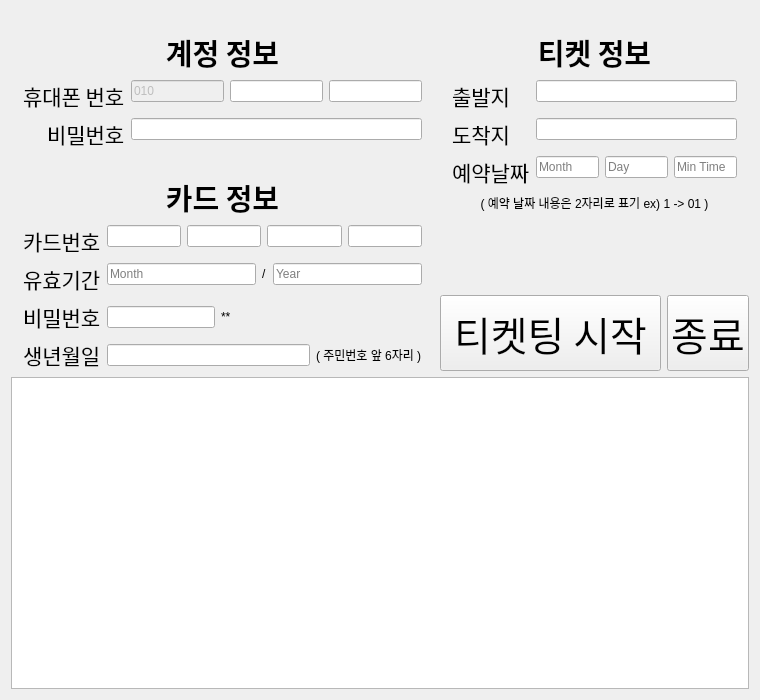
<?xml version="1.0" encoding="UTF-8"?>
<ui version="4.0">
 <class>Form</class>
 <widget class="QWidget" name="Form">
  <property name="geometry">
   <rect>
    <x>0</x>
    <y>0</y>
    <width>760</width>
    <height>700</height>
   </rect>
  </property>
  <property name="sizePolicy">
   <sizepolicy hsizetype="Preferred" vsizetype="Fixed">
    <horstretch>0</horstretch>
    <verstretch>0</verstretch>
   </sizepolicy>
  </property>
  <property name="windowTitle">
   <string>Form</string>
  </property>
  <layout class="QGridLayout" name="gridLayout">
   <item row="0" column="0">
    <layout class="QVBoxLayout" name="verticalLayout_5">
     <item>
      <layout class="QHBoxLayout" name="horizontalLayout_7">
       <item>
        <layout class="QVBoxLayout" name="verticalLayout" stretch="0,0">
         <property name="spacing">
          <number>-1</number>
         </property>
         <item>
          <layout class="QVBoxLayout" name="verticalLayout_4">
           <property name="topMargin">
            <number>20</number>
           </property>
           <item>
            <widget class="QLabel" name="label_15">
             <property name="sizePolicy">
              <sizepolicy hsizetype="Preferred" vsizetype="Fixed">
               <horstretch>0</horstretch>
               <verstretch>0</verstretch>
              </sizepolicy>
             </property>
             <property name="font">
              <font>
               <family>Apple SD Gothic Neo</family>
               <pointsize>22</pointsize>
               <bold>true</bold>
              </font>
             </property>
             <property name="text">
              <string>계정 정보</string>
             </property>
             <property name="alignment">
              <set>Qt::AlignmentFlag::AlignCenter</set>
             </property>
            </widget>
           </item>
           <item>
            <layout class="QFormLayout" name="formLayout_4">
             <property name="sizeConstraint">
              <enum>QLayout::SizeConstraint::SetDefaultConstraint</enum>
             </property>
             <property name="fieldGrowthPolicy">
              <enum>QFormLayout::FieldGrowthPolicy::ExpandingFieldsGrow</enum>
             </property>
             <property name="rowWrapPolicy">
              <enum>QFormLayout::RowWrapPolicy::DontWrapRows</enum>
             </property>
             <property name="labelAlignment">
              <set>Qt::AlignmentFlag::AlignRight|Qt::AlignmentFlag::AlignTrailing|Qt::AlignmentFlag::AlignVCenter</set>
             </property>
             <property name="formAlignment">
              <set>Qt::AlignmentFlag::AlignBottom|Qt::AlignmentFlag::AlignHCenter</set>
             </property>
             <property name="horizontalSpacing">
              <number>-1</number>
             </property>
             <property name="verticalSpacing">
              <number>-1</number>
             </property>
             <property name="leftMargin">
              <number>12</number>
             </property>
             <property name="rightMargin">
              <number>12</number>
             </property>
             <item row="0" column="0">
              <widget class="QLabel" name="cell_label">
               <property name="font">
                <font>
                 <family>Apple SD Gothic Neo</family>
                 <pointsize>16</pointsize>
                 <bold>false</bold>
                </font>
               </property>
               <property name="text">
                <string>휴대폰 번호</string>
               </property>
              </widget>
             </item>
             <item row="0" column="1">
              <layout class="QHBoxLayout" name="horizontalLayout_8">
               <item>
                <widget class="QLineEdit" name="lineEdit_2">
                 <property name="enabled">
                  <bool>false</bool>
                 </property>
                 <property name="sizePolicy">
                  <sizepolicy hsizetype="Expanding" vsizetype="Maximum">
                   <horstretch>0</horstretch>
                   <verstretch>0</verstretch>
                  </sizepolicy>
                 </property>
                 <property name="maximumSize">
                  <size>
                   <width>16777215</width>
                   <height>16777215</height>
                  </size>
                 </property>
                 <property name="styleSheet">
                  <string notr="true">disabled</string>
                 </property>
                 <property name="text">
                  <string>010</string>
                 </property>
                 <property name="maxLength">
                  <number>32768</number>
                 </property>
                </widget>
               </item>
               <item>
                <widget class="QLineEdit" name="cell_second">
                 <property name="sizePolicy">
                  <sizepolicy hsizetype="Expanding" vsizetype="Maximum">
                   <horstretch>0</horstretch>
                   <verstretch>0</verstretch>
                  </sizepolicy>
                 </property>
                 <property name="maximumSize">
                  <size>
                   <width>16777215</width>
                   <height>16777215</height>
                  </size>
                 </property>
                 <property name="maxLength">
                  <number>4</number>
                 </property>
                </widget>
               </item>
               <item>
                <widget class="QLineEdit" name="cell_end">
                 <property name="sizePolicy">
                  <sizepolicy hsizetype="Expanding" vsizetype="Maximum">
                   <horstretch>0</horstretch>
                   <verstretch>0</verstretch>
                  </sizepolicy>
                 </property>
                 <property name="maximumSize">
                  <size>
                   <width>16777215</width>
                   <height>16777215</height>
                  </size>
                 </property>
                 <property name="maxLength">
                  <number>4</number>
                 </property>
                </widget>
               </item>
              </layout>
             </item>
             <item row="1" column="0">
              <widget class="QLabel" name="password_label">
               <property name="font">
                <font>
                 <family>Apple SD Gothic Neo</family>
                 <pointsize>16</pointsize>
                 <bold>false</bold>
                </font>
               </property>
               <property name="text">
                <string>비밀번호</string>
               </property>
              </widget>
             </item>
             <item row="1" column="1">
              <widget class="QLineEdit" name="password">
               <property name="sizePolicy">
                <sizepolicy hsizetype="Expanding" vsizetype="Maximum">
                 <horstretch>0</horstretch>
                 <verstretch>0</verstretch>
                </sizepolicy>
               </property>
               <property name="maximumSize">
                <size>
                 <width>16777215</width>
                 <height>16777215</height>
                </size>
               </property>
               <property name="maxLength">
                <number>32768</number>
               </property>
               <property name="echoMode">
                <enum>QLineEdit::EchoMode::Password</enum>
               </property>
              </widget>
             </item>
            </layout>
           </item>
          </layout>
         </item>
         <item>
          <layout class="QVBoxLayout" name="verticalLayout_2" stretch="0,1">
           <property name="topMargin">
            <number>20</number>
           </property>
           <item>
            <widget class="QLabel" name="label_10">
             <property name="font">
              <font>
               <family>Apple SD Gothic Neo</family>
               <pointsize>22</pointsize>
               <bold>true</bold>
              </font>
             </property>
             <property name="text">
              <string>카드 정보</string>
             </property>
             <property name="alignment">
              <set>Qt::AlignmentFlag::AlignCenter</set>
             </property>
            </widget>
           </item>
           <item>
            <layout class="QFormLayout" name="formLayout">
             <property name="fieldGrowthPolicy">
              <enum>QFormLayout::FieldGrowthPolicy::ExpandingFieldsGrow</enum>
             </property>
             <property name="formAlignment">
              <set>Qt::AlignmentFlag::AlignCenter</set>
             </property>
             <property name="leftMargin">
              <number>12</number>
             </property>
             <property name="rightMargin">
              <number>12</number>
             </property>
             <item row="1" column="0">
              <widget class="QLabel" name="card_number_label">
               <property name="font">
                <font>
                 <family>Apple SD Gothic Neo</family>
                 <pointsize>16</pointsize>
                 <bold>false</bold>
                </font>
               </property>
               <property name="text">
                <string>카드번호</string>
               </property>
              </widget>
             </item>
             <item row="1" column="1">
              <layout class="QHBoxLayout" name="horizontalLayout_2">
               <item>
                <widget class="QLineEdit" name="card_1">
                 <property name="sizePolicy">
                  <sizepolicy hsizetype="Expanding" vsizetype="Maximum">
                   <horstretch>0</horstretch>
                   <verstretch>0</verstretch>
                  </sizepolicy>
                 </property>
                 <property name="maximumSize">
                  <size>
                   <width>16777215</width>
                   <height>16777215</height>
                  </size>
                 </property>
                 <property name="maxLength">
                  <number>4</number>
                 </property>
                </widget>
               </item>
               <item>
                <widget class="QLineEdit" name="card_2">
                 <property name="sizePolicy">
                  <sizepolicy hsizetype="Expanding" vsizetype="Maximum">
                   <horstretch>0</horstretch>
                   <verstretch>0</verstretch>
                  </sizepolicy>
                 </property>
                 <property name="maximumSize">
                  <size>
                   <width>16777215</width>
                   <height>16777215</height>
                  </size>
                 </property>
                 <property name="maxLength">
                  <number>4</number>
                 </property>
                </widget>
               </item>
               <item>
                <widget class="QLineEdit" name="card_3">
                 <property name="sizePolicy">
                  <sizepolicy hsizetype="Expanding" vsizetype="Maximum">
                   <horstretch>0</horstretch>
                   <verstretch>0</verstretch>
                  </sizepolicy>
                 </property>
                 <property name="maximumSize">
                  <size>
                   <width>16777215</width>
                   <height>16777215</height>
                  </size>
                 </property>
                 <property name="maxLength">
                  <number>4</number>
                 </property>
                </widget>
               </item>
               <item>
                <widget class="QLineEdit" name="card_4">
                 <property name="sizePolicy">
                  <sizepolicy hsizetype="Expanding" vsizetype="Maximum">
                   <horstretch>0</horstretch>
                   <verstretch>0</verstretch>
                  </sizepolicy>
                 </property>
                 <property name="maximumSize">
                  <size>
                   <width>16777215</width>
                   <height>16777215</height>
                  </size>
                 </property>
                 <property name="maxLength">
                  <number>4</number>
                 </property>
                </widget>
               </item>
              </layout>
             </item>
             <item row="2" column="0">
              <widget class="QLabel" name="card_valid_label">
               <property name="font">
                <font>
                 <family>Apple SD Gothic Neo</family>
                 <pointsize>16</pointsize>
                 <bold>false</bold>
                </font>
               </property>
               <property name="text">
                <string>유효기간</string>
               </property>
              </widget>
             </item>
             <item row="2" column="1">
              <layout class="QHBoxLayout" name="horizontalLayout_3">
               <item>
                <widget class="QLineEdit" name="card_month">
                 <property name="sizePolicy">
                  <sizepolicy hsizetype="Expanding" vsizetype="Maximum">
                   <horstretch>0</horstretch>
                   <verstretch>0</verstretch>
                  </sizepolicy>
                 </property>
                 <property name="maxLength">
                  <number>2</number>
                 </property>
                 <property name="placeholderText">
                  <string>Month</string>
                 </property>
                </widget>
               </item>
               <item>
                <widget class="QLabel" name="label">
                 <property name="text">
                  <string>/</string>
                 </property>
                </widget>
               </item>
               <item>
                <widget class="QLineEdit" name="card_year">
                 <property name="sizePolicy">
                  <sizepolicy hsizetype="Expanding" vsizetype="Maximum">
                   <horstretch>0</horstretch>
                   <verstretch>0</verstretch>
                  </sizepolicy>
                 </property>
                 <property name="maxLength">
                  <number>2</number>
                 </property>
                 <property name="placeholderText">
                  <string>Year</string>
                 </property>
                </widget>
               </item>
              </layout>
             </item>
             <item row="3" column="0">
              <widget class="QLabel" name="card_password_label">
               <property name="font">
                <font>
                 <family>Apple SD Gothic Neo</family>
                 <pointsize>16</pointsize>
                 <bold>false</bold>
                </font>
               </property>
               <property name="text">
                <string>비밀번호</string>
               </property>
              </widget>
             </item>
             <item row="4" column="0">
              <widget class="QLabel" name="card_person_number_label">
               <property name="font">
                <font>
                 <family>Apple SD Gothic Neo</family>
                 <pointsize>16</pointsize>
                 <bold>false</bold>
                </font>
               </property>
               <property name="text">
                <string>생년월일</string>
               </property>
              </widget>
             </item>
             <item row="3" column="1">
              <layout class="QHBoxLayout" name="horizontalLayout_5">
               <item>
                <widget class="QLineEdit" name="card_password">
                 <property name="sizePolicy">
                  <sizepolicy hsizetype="Minimum" vsizetype="Maximum">
                   <horstretch>0</horstretch>
                   <verstretch>0</verstretch>
                  </sizepolicy>
                 </property>
                 <property name="maxLength">
                  <number>2</number>
                 </property>
                 <property name="echoMode">
                  <enum>QLineEdit::EchoMode::Password</enum>
                 </property>
                </widget>
               </item>
               <item>
                <widget class="QLabel" name="label_8">
                 <property name="sizePolicy">
                  <sizepolicy hsizetype="Expanding" vsizetype="Preferred">
                   <horstretch>0</horstretch>
                   <verstretch>0</verstretch>
                  </sizepolicy>
                 </property>
                 <property name="autoFillBackground">
                  <bool>true</bool>
                 </property>
                 <property name="text">
                  <string>**</string>
                 </property>
                </widget>
               </item>
              </layout>
             </item>
             <item row="4" column="1">
              <layout class="QHBoxLayout" name="horizontalLayout_4">
               <item>
                <widget class="QLineEdit" name="person_number">
                 <property name="sizePolicy">
                  <sizepolicy hsizetype="Expanding" vsizetype="Maximum">
                   <horstretch>0</horstretch>
                   <verstretch>0</verstretch>
                  </sizepolicy>
                 </property>
                 <property name="maxLength">
                  <number>6</number>
                 </property>
                </widget>
               </item>
               <item>
                <widget class="QLabel" name="label_7">
                 <property name="text">
                  <string>( 주민번호 앞 6자리 )</string>
                 </property>
                </widget>
               </item>
              </layout>
             </item>
            </layout>
           </item>
          </layout>
         </item>
        </layout>
       </item>
       <item>
        <layout class="QVBoxLayout" name="verticalLayout_3">
         <property name="topMargin">
          <number>20</number>
         </property>
         <item>
          <widget class="QLabel" name="label_12">
           <property name="sizePolicy">
            <sizepolicy hsizetype="Preferred" vsizetype="Fixed">
             <horstretch>0</horstretch>
             <verstretch>0</verstretch>
            </sizepolicy>
           </property>
           <property name="font">
            <font>
             <family>Apple SD Gothic Neo</family>
             <pointsize>22</pointsize>
             <bold>true</bold>
            </font>
           </property>
           <property name="text">
            <string>티켓 정보</string>
           </property>
           <property name="alignment">
            <set>Qt::AlignmentFlag::AlignCenter</set>
           </property>
          </widget>
         </item>
         <item>
          <layout class="QFormLayout" name="formLayout_3">
           <property name="fieldGrowthPolicy">
            <enum>QFormLayout::FieldGrowthPolicy::ExpandingFieldsGrow</enum>
           </property>
           <property name="formAlignment">
            <set>Qt::AlignmentFlag::AlignHCenter|Qt::AlignmentFlag::AlignTop</set>
           </property>
           <property name="leftMargin">
            <number>12</number>
           </property>
           <property name="rightMargin">
            <number>12</number>
           </property>
           <item row="0" column="0">
            <widget class="QLabel" name="place_start_label">
             <property name="font">
              <font>
               <family>Apple SD Gothic Neo</family>
               <pointsize>16</pointsize>
               <bold>false</bold>
              </font>
             </property>
             <property name="text">
              <string>출발지</string>
             </property>
            </widget>
           </item>
           <item row="0" column="1">
            <widget class="QLineEdit" name="place_start"/>
           </item>
           <item row="1" column="0">
            <widget class="QLabel" name="place_end_label">
             <property name="font">
              <font>
               <family>Apple SD Gothic Neo</family>
               <pointsize>16</pointsize>
               <bold>false</bold>
              </font>
             </property>
             <property name="text">
              <string>도착지</string>
             </property>
            </widget>
           </item>
           <item row="1" column="1">
            <widget class="QLineEdit" name="place_end"/>
           </item>
           <item row="2" column="0">
            <widget class="QLabel" name="place_ticket_label">
             <property name="font">
              <font>
               <family>Apple SD Gothic Neo</family>
               <pointsize>16</pointsize>
               <bold>false</bold>
              </font>
             </property>
             <property name="text">
              <string>예약날짜</string>
             </property>
            </widget>
           </item>
           <item row="2" column="1">
            <layout class="QHBoxLayout" name="horizontalLayout_6">
             <item>
              <widget class="QLineEdit" name="ticket_month">
               <property name="enabled">
                <bool>true</bool>
               </property>
               <property name="sizePolicy">
                <sizepolicy hsizetype="Expanding" vsizetype="Maximum">
                 <horstretch>0</horstretch>
                 <verstretch>0</verstretch>
                </sizepolicy>
               </property>
               <property name="maximumSize">
                <size>
                 <width>16777215</width>
                 <height>16777215</height>
                </size>
               </property>
               <property name="styleSheet">
                <string notr="true">disabled</string>
               </property>
               <property name="text">
                <string/>
               </property>
               <property name="maxLength">
                <number>2</number>
               </property>
               <property name="placeholderText">
                <string>Month</string>
               </property>
              </widget>
             </item>
             <item>
              <widget class="QLineEdit" name="ticket_day">
               <property name="sizePolicy">
                <sizepolicy hsizetype="Expanding" vsizetype="Maximum">
                 <horstretch>0</horstretch>
                 <verstretch>0</verstretch>
                </sizepolicy>
               </property>
               <property name="maximumSize">
                <size>
                 <width>16777215</width>
                 <height>16777215</height>
                </size>
               </property>
               <property name="maxLength">
                <number>2</number>
               </property>
               <property name="placeholderText">
                <string>Day</string>
               </property>
              </widget>
             </item>
             <item>
              <widget class="QLineEdit" name="ticket_time">
               <property name="sizePolicy">
                <sizepolicy hsizetype="Expanding" vsizetype="Maximum">
                 <horstretch>0</horstretch>
                 <verstretch>0</verstretch>
                </sizepolicy>
               </property>
               <property name="maximumSize">
                <size>
                 <width>16777215</width>
                 <height>16777215</height>
                </size>
               </property>
               <property name="maxLength">
                <number>2</number>
               </property>
               <property name="placeholderText">
                <string>Min Time</string>
               </property>
              </widget>
             </item>
            </layout>
           </item>
          </layout>
         </item>
         <item>
          <widget class="QLabel" name="label_2">
           <property name="text">
            <string>( 예약 날짜 내용은 2자리로 표기 ex) 1 -&gt; 01 )</string>
           </property>
           <property name="alignment">
            <set>Qt::AlignmentFlag::AlignCenter</set>
           </property>
          </widget>
         </item>
         <item>
          <spacer name="verticalSpacer">
           <property name="orientation">
            <enum>Qt::Orientation::Vertical</enum>
           </property>
           <property name="sizeHint" stdset="0">
            <size>
             <width>20</width>
             <height>40</height>
            </size>
           </property>
          </spacer>
         </item>
         <item>
          <layout class="QHBoxLayout" name="horizontalLayout">
           <item>
            <widget class="QPushButton" name="ticket_btn">
             <property name="sizePolicy">
              <sizepolicy hsizetype="Expanding" vsizetype="MinimumExpanding">
               <horstretch>0</horstretch>
               <verstretch>0</verstretch>
              </sizepolicy>
             </property>
             <property name="font">
              <font>
               <family>Apple SD Gothic Neo</family>
               <pointsize>30</pointsize>
               <bold>false</bold>
              </font>
             </property>
             <property name="text">
              <string>티켓팅 시작</string>
             </property>
            </widget>
           </item>
           <item>
            <widget class="QPushButton" name="ticket_exit_btn">
             <property name="enabled">
              <bool>true</bool>
             </property>
             <property name="sizePolicy">
              <sizepolicy hsizetype="Minimum" vsizetype="Expanding">
               <horstretch>0</horstretch>
               <verstretch>0</verstretch>
              </sizepolicy>
             </property>
             <property name="font">
              <font>
               <pointsize>30</pointsize>
              </font>
             </property>
             <property name="text">
              <string>종료</string>
             </property>
            </widget>
           </item>
          </layout>
         </item>
        </layout>
       </item>
      </layout>
     </item>
     <item>
      <widget class="QTextBrowser" name="textBrowser"/>
     </item>
    </layout>
   </item>
  </layout>
 </widget>
 <resources/>
 <connections/>
</ui>
